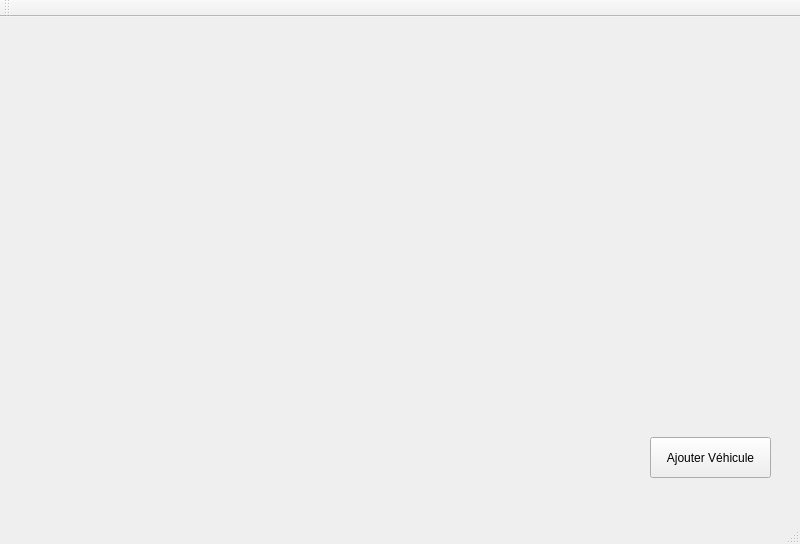
<?xml version="1.0" encoding="UTF-8"?>
<ui version="4.0">
 <class>MainWindow</class>
 <widget class="QMainWindow" name="MainWindow">
  <property name="geometry">
   <rect>
    <x>0</x>
    <y>0</y>
    <width>800</width>
    <height>544</height>
   </rect>
  </property>
  <property name="windowTitle">
   <string>MainWindow</string>
  </property>
  <widget class="QWidget" name="centralWidget">
   <widget class="QPushButton" name="b_addVehicule">
    <property name="geometry">
     <rect>
      <x>650</x>
      <y>420</y>
      <width>121</width>
      <height>41</height>
     </rect>
    </property>
    <property name="text">
     <string>Ajouter Véhicule</string>
    </property>
   </widget>
  </widget>
  <widget class="QMenuBar" name="menuBar">
   <property name="geometry">
    <rect>
     <x>0</x>
     <y>0</y>
     <width>800</width>
     <height>19</height>
    </rect>
   </property>
  </widget>
  <widget class="QToolBar" name="mainToolBar">
   <attribute name="toolBarArea">
    <enum>TopToolBarArea</enum>
   </attribute>
   <attribute name="toolBarBreak">
    <bool>false</bool>
   </attribute>
  </widget>
  <widget class="QStatusBar" name="statusBar"/>
 </widget>
 <layoutdefault spacing="6" margin="11"/>
 <resources/>
 <connections/>
</ui>
